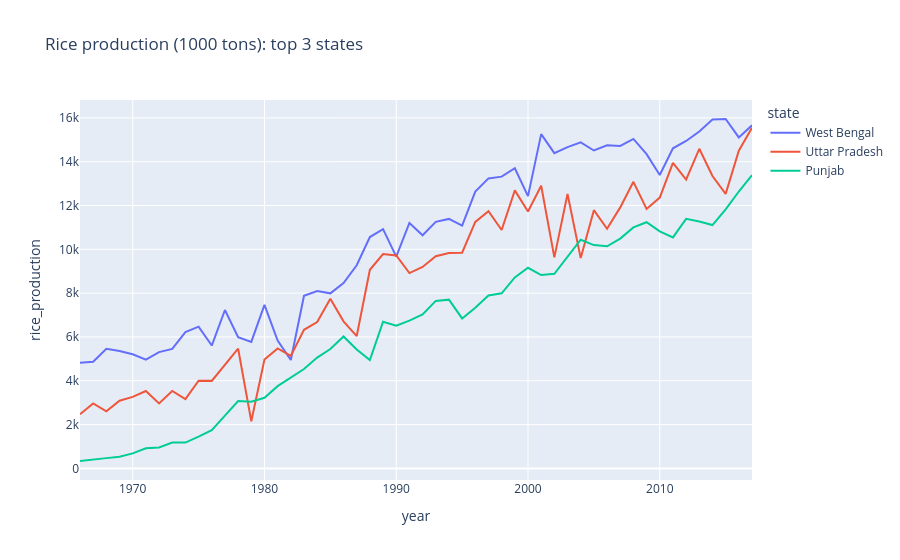

This figure's notebook cell:
### Markdown cell above
1.Year-wise Trend of Rice Production Across States (Top 3)

### Code cell
q1 = """
SELECT YEAR AS year, STATE_NAME AS state,
       SUM(RICE_PRODUCTION_1000_TONS) AS rice_production
FROM agri_data
WHERE STATE_NAME IN (
    SELECT STATE_NAME FROM (
        SELECT STATE_NAME
        FROM agri_data
        GROUP BY STATE_NAME
        ORDER BY SUM(RICE_PRODUCTION_1000_TONS) DESC
        LIMIT 3
    ) AS top3_states
)
GROUP BY YEAR, STATE_NAME
ORDER BY YEAR, rice_production DESC
"""
df1 = run_query(q1)
display(df1.head(10))
px.line(df1, x="year", y="rice_production", color="state",
        title="Rice production (1000 tons): top 3 states").show()

### Figure 1 — Plotly figure (JSON) as saved in the notebook; plotly's stock layout.template omitted (floating-point values rounded to 4 significant figures)
{"data": [{"hovertemplate": "state=West Bengal<br>year=%{x}<br>rice_production=%{y}<extra></extra>", "legendgroup": "West Bengal", "line": {"color": "#636efa", "dash": "solid"}, "marker": {"symbol": "circle"}, "mode": "lines", "name": "West Bengal", "orientation": "v", "showlegend": true, "type": "scatter", "x": [1966, 1967, 1968, 1969, 1970, 1971, 1972, 1973, 1974, 1975, 1976, 1977, 1978, 1979, 1980, 1981, 1982, 1983, 1984, 1985, 1986, 1987, 1988, 1989, 1990, 1991, 1992, 1993, 1994, 1995, 1996, 1997, 1998, 1999, 2000, 2001, 2002, 2003, 2004, 2005, 2006, 2007, 2008, 2009, 2010, 2011, 2012, 2013, 2014, 2015, 2016, 2017], "xaxis": "x", "y": [4819.0, 4866.0, 5461.0, 5363.0, 5209.0, 4965.0, 5310.0, 5456.0, 6223.0, 6472.0, 5608.0, 7230.0, 5986.0, 5773.0, 7462.0, 5833.0, 4949.0, 7883.0, 8093.0, 7991.0, 8463.0, 9272.0, 10560.0, 10920.0, 9668.0, 11200.0, 10640.0, 11250.0, 11390.0, 11080.0, 12640.0, 13240.0, 13320.0, 13700.0, 12430.0, 15260.0, 14390.0, 14660.0, 14880.0, 14510.0, 14750.0, 14720.0, 15040.0, 14340.0, 13390.0, 14610.0, 14950.0, 15380.0, 15930.0, 15950.0, 15110.0, 15660.0], "yaxis": "y"}, {"hovertemplate": "state=Uttar Pradesh<br>year=%{x}<br>rice_production=%{y}<extra></extra>", "legendgroup": "Uttar Pradesh", "line": {"color": "#EF553B", "dash": "solid"}, "marker": {"symbol": "circle"}, "mode": "lines", "name": "Uttar Pradesh", "orientation": "v", "showlegend": true, "type": "scatter", "x": [1966, 1967, 1968, 1969, 1970, 1971, 1972, 1973, 1974, 1975, 1976, 1977, 1978, 1979, 1980, 1981, 1982, 1983, 1984, 1985, 1986, 1987, 1988, 1989, 1990, 1991, 1992, 1993, 1994, 1995, 1996, 1997, 1998, 1999, 2000, 2001, 2002, 2003, 2004, 2005, 2006, 2007, 2008, 2009, 2010, 2011, 2012, 2013, 2014, 2015, 2016, 2017], "xaxis": "x", "y": [2474.0, 2969.0, 2607.0, 3087.0, 3266.0, 3531.0, 2964.0, 3534.0, 3165.0, 4004.0, 3996.0, 4720.0, 5470.0, 2154.0, 4967.0, 5479.0, 5136.0, 6326.0, 6680.0, 7747.0, 6714.0, 6041.0, 9067.0, 9784.0, 9721.0, 8917.0, 9196.0, 9688.0, 9832.0, 9844.0, 11250.0, 11740.0, 10880.0, 12690.0, 11730.0, 12900.0, 9631.0, 12520.0, 9600.0, 11790.0, 10940.0, 11910.0, 13080.0, 11840.0, 12360.0, 13950.0, 13180.0, 14590.0, 13350.0, 12530.0, 14500.0, 15550.0], "yaxis": "y"}, {"hovertemplate": "state=Punjab<br>year=%{x}<br>rice_production=%{y}<extra></extra>", "legendgroup": "Punjab", "line": {"color": "#00cc96", "dash": "solid"}, "marker": {"symbol": "circle"}, "mode": "lines", "name": "Punjab", "orientation": "v", "showlegend": true, "type": "scatter", "x": [1966, 1967, 1968, 1969, 1970, 1971, 1972, 1973, 1974, 1975, 1976, 1977, 1978, 1979, 1980, 1981, 1982, 1983, 1984, 1985, 1986, 1987, 1988, 1989, 1990, 1991, 1992, 1993, 1994, 1995, 1996, 1997, 1998, 1999, 2000, 2001, 2002, 2003, 2004, 2005, 2006, 2007, 2008, 2009, 2010, 2011, 2012, 2013, 2014, 2015, 2016, 2017], "xaxis": "x", "y": [338.0, 415.0, 469.5, 534.6, 685.0, 919.0, 955.0, 1179.0, 1179.0, 1449.0, 1741.0, 2411.0, 3073.0, 3041.0, 3223.0, 3755.0, 4147.0, 4536.0, 5057.0, 5448.0, 6022.0, 5431.0, 4942.0, 6697.0, 6511.0, 6748.0, 7031.0, 7645.0, 7702.0, 6845.0, 7334.0, 7890.0, 7993.0, 8716.0, 9157.0, 8824.0, 8880.0, 9656.0, 10440.0, 10190.0, 10140.0, 10490.0, 11000.0, 11240.0, 10820.0, 10540.0, 11390.0, 11270.0, 11110.0, 11820.0, 12640.0, 13380.0], "yaxis": "y"}], "layout": {"legend": {"title": {"text": "state"}, "tracegroupgap": 0}, "title": {"text": "Rice production (1000 tons): top 3 states"}, "xaxis": {"anchor": "y", "domain": [0, 1], "title": {"text": "year"}}, "yaxis": {"anchor": "x", "domain": [0, 1], "title": {"text": "rice_production"}}}}
